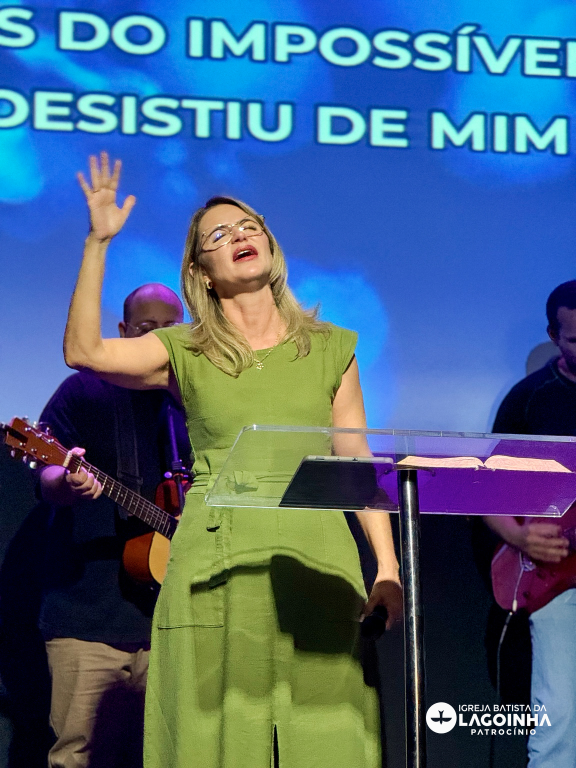
#> input picture fotos-igreja/lagoinha-deus-do-impossivel/originais/p01.jpg, 1152 x 1536 px, given in place of logo_lagoinha.png, which was not available (shown at 1/2 size)
$ python editar.py
#> lines starting #> are read from the running program, lines starting #| are printed output that depends on the picture; pictures that were not available may be replaced by others from this repository, and a replacement may not be noted
"""Edição das fotos do culto "Deus do Impossível" (Lagoinha Patrocínio).

Só tratamento global (cor, luz, contraste, grão, vinheta) e composição com máscaras
suaves: nenhum pixel de rosto é redesenhado. Saída em 4:5 (1080x1350).

Uso: python3 tools/editar.py   (rodar a partir da pasta do projeto)
"""
from pathlib import Path

import numpy as np
from PIL import Image, ImageDraw, ImageFilter, ImageFont

RAIZ = Path(__file__).resolve().parent.parent
ORIG = RAIZ / "originais"
OUT_C = RAIZ / "saida" / "carrossel"
OUT_I = RAIZ / "saida" / "individuais"
W, H = 1080, 1350
FONTES = Path("/usr/share/fonts/opentype/inter")
CREME = (244, 239, 228)
TINTA = (24, 26, 28)
rng = np.random.default_rng(7)


def fonte(peso, tam):
    return ImageFont.truetype(str(FONTES / f"InterDisplay-{peso}.otf"), tam)


LOGO = Image.open(RAIZ / "tools" / "logo_lagoinha.png")
#> LOGO is the input picture: PIL image 1152x1536 RGB; mean R, G, B 70.8, 98.8, 128.1


# --------------------------------------------------------------------------- base
def abrir(n):
    """Abre a foto e corta fora a faixa inferior onde está o logo antigo (y >= 1396)."""
    im = Image.open(ORIG / f"p{n:02d}.jpg").convert("RGB")
    return im.crop((0, 0, im.width, 1390))


def enquadrar(im, w, h, fx=0.5, fy=0.5, zoom=1.0):
    """Corta im para a proporção w:h (ponto focal fx, fy) e redimensiona."""
    iw, ih = im.size
    alvo = w / h
    if iw / ih > alvo:
        ch, cw = ih, ih * alvo
    else:
        cw, ch = iw, iw / alvo
    cw, ch = cw / zoom, ch / zoom
    x0 = min(max(fx * iw - cw / 2, 0), iw - cw)
    y0 = min(max(fy * ih - ch / 2, 0), ih - ch)
    return im.resize((w, h), Image.LANCZOS, box=(x0, y0, x0 + cw, y0 + ch))


def f32(im):
    return np.asarray(im, dtype=np.float32) / 255.0


def u8(a):
    return Image.fromarray((np.clip(a, 0, 1) * 255 + 0.5).astype(np.uint8))


def lum(a):
    return a[..., 0] * 0.299 + a[..., 1] * 0.587 + a[..., 2] * 0.114


def curva(x, pontos):
    xs, ys = zip(*pontos)
    return np.interp(x, xs, ys)


def suavizar(im, r=1.2):
    """Ameniza o serrilhado/posterização das fotos (vieram comprimidas)."""
    return Image.blend(im, im.filter(ImageFilter.GaussianBlur(r)), 0.45)


# --------------------------------------------------------------------------- cor
def rgb_hsv(a):
    mx, mn = a.max(-1), a.min(-1)
    d = mx - mn + 1e-6
    r, g, b = a[..., 0], a[..., 1], a[..., 2]
    h = np.where(mx == r, (g - b) / d % 6, np.where(mx == g, (b - r) / d + 2, (r - g) / d + 4)) * 60
    s = np.where(mx > 0, (mx - mn) / (mx + 1e-6), 0)
    return h, s, mx


def hsv_rgb(h, s, v):
    c = v * s
    x = c * (1 - np.abs((h / 60) % 2 - 1))
    m = v - c
    z = np.zeros_like(h)
    i = (h // 60).astype(int) % 6
    r = np.choose(i, [c, x, z, z, x, c])
    g = np.choose(i, [x, c, c, x, z, z])
    b = np.choose(i, [z, z, x, c, c, x])
    return np.stack([r + m, g + m, b + m], -1)


def acertar_luzes(a):
    """Luz de palco azul-royal vira azul-petróleo; roxo/magenta perde saturação.
    Pele (matizes laranja, 0-50°) não é tocada."""
    h, s, v = rgb_hsv(np.clip(a, 0, 1))
    azul = np.clip(1 - np.abs(h - 232) / 45, 0, 1)
    h = h - (h - 196) * 0.65 * azul
    s = s * (1 - 0.35 * azul)
    roxo = np.clip(1 - np.abs(h - 285) / 55, 0, 1)
    s = s * (1 - 0.75 * roxo)
    return hsv_rgb(h % 360, s, v)


def grade_noite(a, sat=0.78, quente=1.0):
    """Paleta-mestra do post: sombras azul-petróleo, luzes creme, pretos foscos."""
    a = acertar_luzes(a)
    L = lum(a)[..., None]
    a = L + (a - L) * sat
    a = curva(a, [(0, 0.035), (0.18, 0.13), (0.5, 0.5), (0.82, 0.86), (1, 0.97)])
    L = lum(a)[..., None]
    sombra = np.clip(1 - L * 2.2, 0, 1)
    luz = np.clip((L - 0.45) * 1.8, 0, 1)
    a = a + sombra * np.array([-0.035, 0.012, 0.03]) * 1.4
    a = a + luz * np.array([0.03, 0.012, -0.03]) * quente
    return a


# [10 lines left out: function grade_mono, not called in this run]


def vinheta(a, forca=0.45, raio=0.85):
    h, w = a.shape[:2]
    y, x = np.mgrid[0:h, 0:w]
    d = np.sqrt(((x - w / 2) / (w / 2)) ** 2 + ((y - h / 2) / (h / 2)) ** 2) / raio
    m = 1 - forca * np.clip(d - 0.55, 0, 1) ** 1.6
    return a * m[..., None]


def grao(a, forca=0.035):
    h, w = a.shape[:2]
    g = rng.normal(0, 1, (h // 2 + 1, w // 2 + 1)).astype(np.float32)
    g = np.asarray(Image.fromarray(g).resize((w, h), Image.BILINEAR))
    L = lum(np.clip(a, 0, 1))
    peso = 0.6 + 0.8 * L * (1 - L) * 2
    return a + (g * forca * peso)[..., None]


def acabamento(a, vin=0.45, g=0.035):
    return grao(vinheta(a, vin), g)


def tratar(im, estilo="noite", **kw):
    a = f32(suavizar(im))
    if estilo == "noite":
        a = grade_noite(a, **kw)
    else:
        a = grade_mono(a, estilo, **kw)
    return a


def gradiente(h, w, inicio, fim, vertical=True):
    """Máscara 0->1 entre as frações inicio e fim (suavizada)."""
    t = np.linspace(0, 1, h if vertical else w)
    m = np.clip((t - inicio) / (fim - inicio), 0, 1)
    m = m * m * (3 - 2 * m)
    return np.repeat(m[:, None], w, 1) if vertical else np.repeat(m[None, :], h, 0)


# [4 lines left out: function cantos, not called in this run]


def por_logo(tela, largura=230, margem=44, cor=None, pos=None):
    lg = LOGO.resize((largura, round(LOGO.height * largura / LOGO.width)), Image.LANCZOS)
    if cor:
        tint = Image.new("RGBA", lg.size, cor + (0,))
        tint.putalpha(lg.getchannel("A"))
        lg = tint
    tela.alpha_composite(lg, pos or (W - largura - margem, H - lg.height - margem))


def texto_centro(d, caixa, linhas, fnt, cor, entre=1.02, rastreio=0):
    x0, y0, x1, y1 = caixa
    alt = fnt.size * entre
    total = alt * len(linhas)
    y = (y0 + y1) / 2 - total / 2
    for ln in linhas:
        largura = d.textlength(ln, font=fnt) + rastreio * (len(ln) - 1)
        x = (x0 + x1) / 2 - largura / 2
        if rastreio:
            for c in ln:
                d.text((x, y), c, font=fnt, fill=cor)
                x += d.textlength(c, font=fnt) + rastreio
        else:
            d.text((x, y), ln, font=fnt, fill=cor)
        y += alt


# [4 lines left out: function salvar, not called in this run]


# --------------------------------------------------------------------------- slides
def s01_capa():
    """Dupla exposição (Forjados + Aguiar): ministra no alto, culto inteiro embaixo."""
    topo = tratar(enquadrar(abrir(1), W, H, fx=0.4, fy=0.38, zoom=1.12))
#> in abrir, `return im.crop((0, 0, im.width, 1390))`:
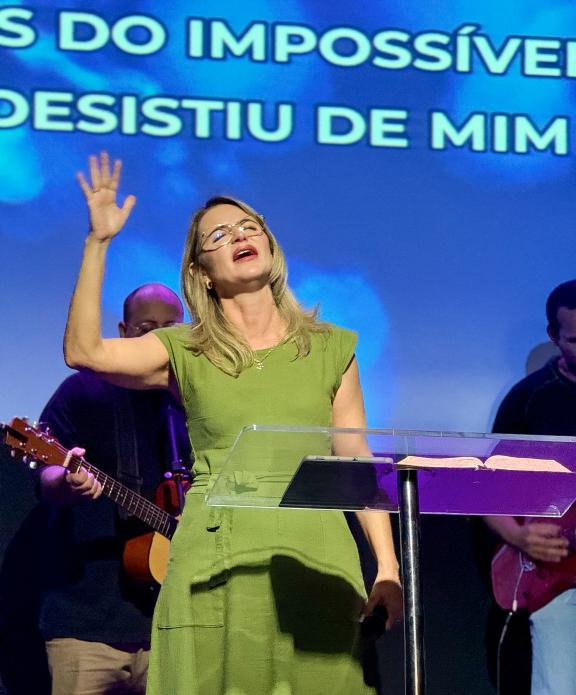
#> returned value: PIL image 1152x1390 RGB (shown at 1/2 size); mean R, G, B 69.4, 99.3, 134.6
#> in enquadrar, `iw, ih = im.size`: iw = 1152; ih = 1390
#> in enquadrar, `ch, cw = ih, ih * alvo`: cw = 1112
#> in enquadrar, `cw, ch = cw / zoom, ch / zoom`: cw = 992.9; ch = 1241.1
#> in enquadrar, `x0 = min(max(fx * iw - cw / 2, 0), iw - cw)`: x0 = 0
#> in hsv_rgb, `i = (h // 60).astype(int) % 6`:
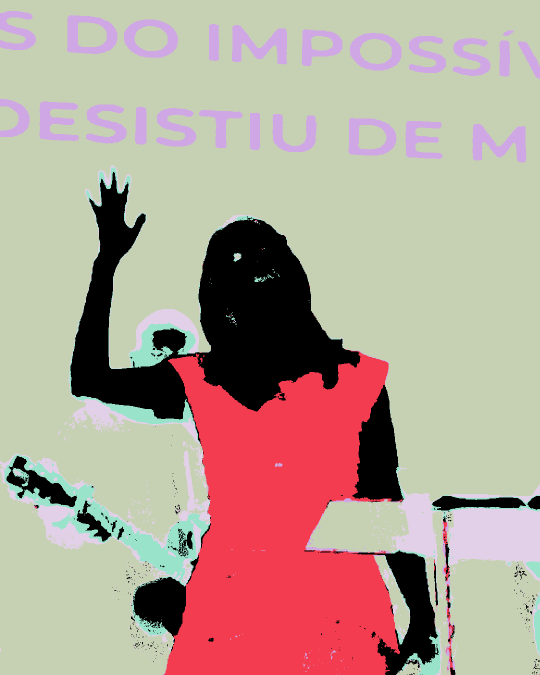
#> i: shape (1350, 1080) int64 (shown at 1/2 size); 6 distinct labels, from 0 to 5; one colour per label, 0 black
    # só a parte de baixo da foto 2 (banda + plateia), sem o telão
    base_h = 640
    base = tratar(enquadrar(abrir(2).crop((0, 720, 1152, 1390)), W, base_h), sat=0.7)
#> call 2 of abrir, with n = 2
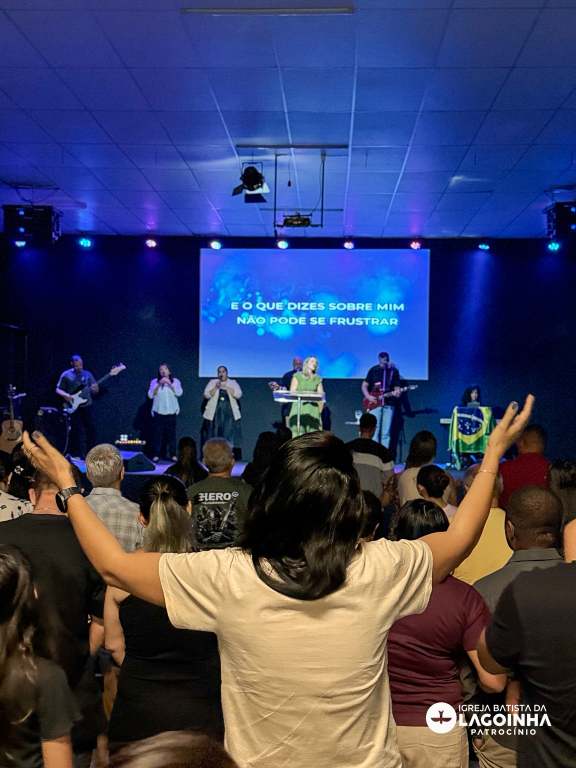
#> input picture fotos-igreja/lagoinha-deus-do-impossivel/originais/p02.jpg, 1152 x 1536 px (shown at 1/2 size)
#> in abrir, im is the input picture: PIL image 1152x1536 RGB; mean R, G, B 58.6, 63.8, 98.6
#> in abrir (call 2), `return im.crop((0, 0, im.width, 1390))`:
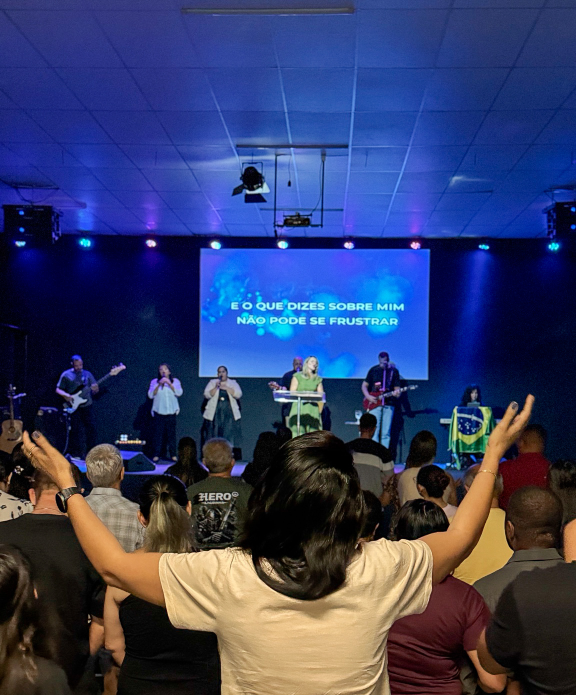
#> returned value: PIL image 1152x1390 RGB (shown at 1/2 size); mean R, G, B 53.6, 61.5, 102.5
#> in rgb_hsv (call 2), `h = np.where(mx == r, (g - b) / d % 6, np.where(mx == g, (b - r) / d +..`:
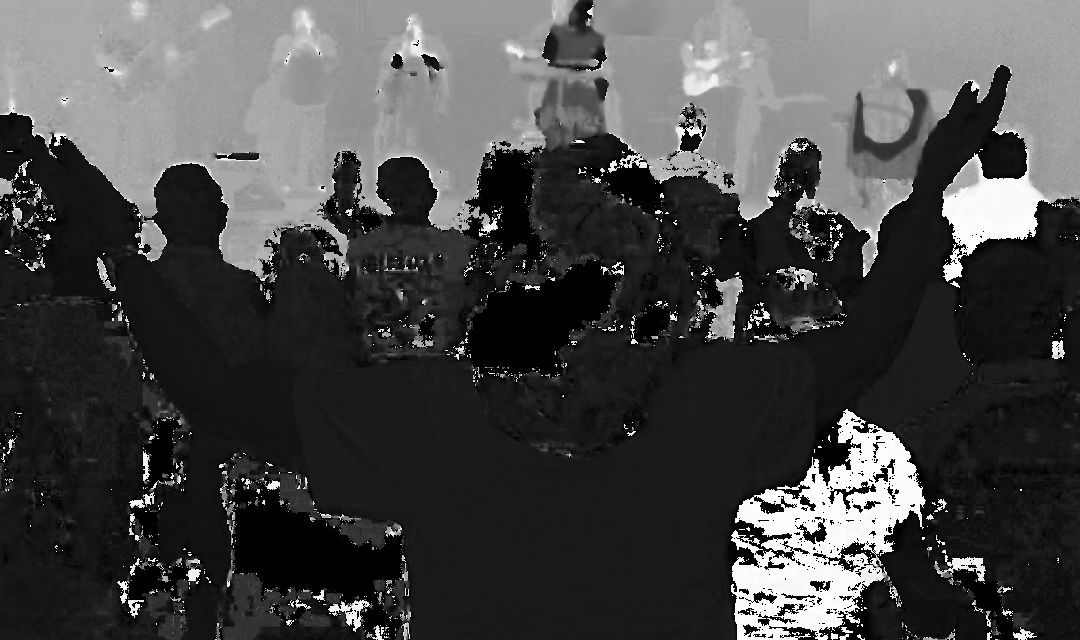
#> h: shape (640, 1080) float32; min 0, max 359.1, mean 100.4; drawn with min black and max white
#> in rgb_hsv (call 2), `s = np.where(mx > 0, (mx - mn) / (mx + 1e-6), 0)`:
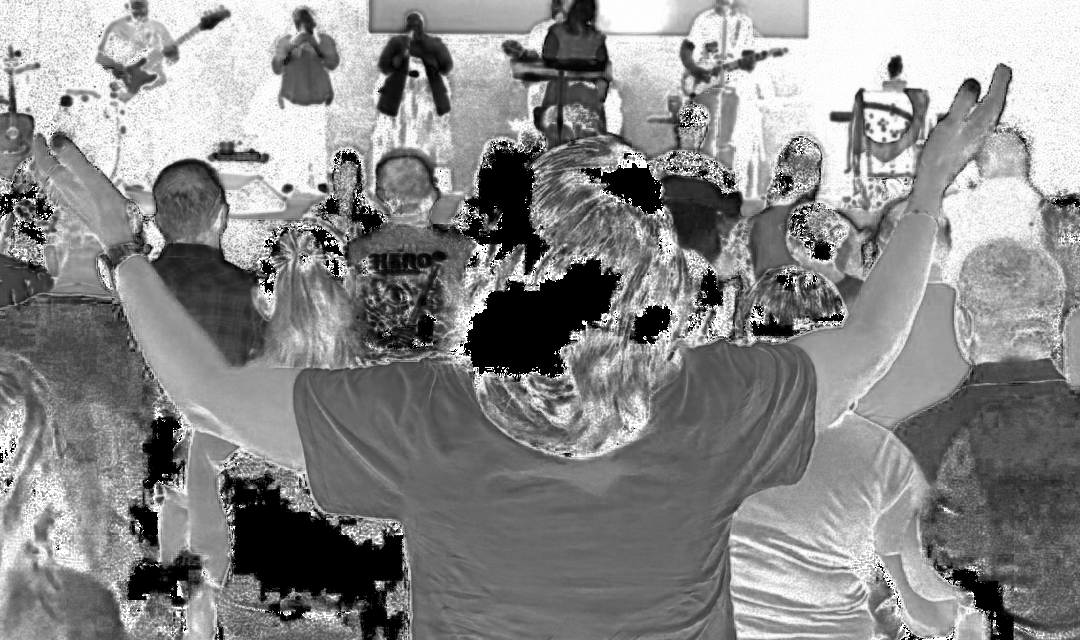
#> s: shape (640, 1080) float32; min 0, max 1, mean 0.538
#> in acertar_luzes (call 2), `azul = np.clip(1 - np.abs(h - 232) / 45, 0, 1)`:
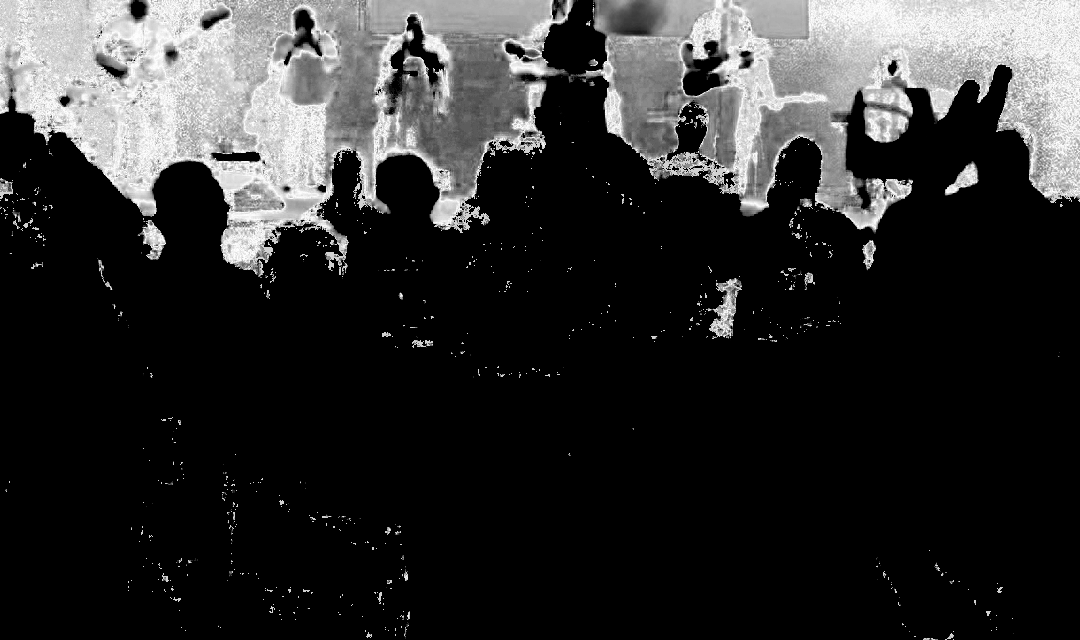
#> azul: shape (640, 1080) float32; min 0, max 1, mean 0.181
    base_full = np.zeros_like(topo)
    base_full[H - base_h:] = base
    m = gradiente(H, W, 0.57, 0.72)[..., None]
    a = topo * (1 - m) + base_full * m
    a = a * (1 - 0.35 * gradiente(H, W, 0.0, 0.14)[::-1][..., None])  # escurece o topo
    a = a * (1 - 0.62 * gradiente(H, W, 0.66, 0.86)[..., None])  # base escura p/ o título
    tela = u8(acabamento(a, 0.5)).convert("RGBA")
#> in grao, `h, w = a.shape[:2]`: h = 1350; w = 1080
    d = ImageDraw.Draw(tela)
    texto_centro(d, (0, 1085, W, 1165), ["DEUS DO IMPOSSÍVEL"], fonte("SemiBold", 60), CREME, rastreio=8)
    texto_centro(d, (0, 1158, W, 1205), ["NÃO DESISTIU DE MIM"], fonte("Light", 26), CREME, rastreio=11)
    por_logo(tela, 170, pos=((W - 170) // 2, H - 92))
    salvar(tela, "01_capa.jpg")


# [109 lines left out: functions s_unica, s_tabuleiro, s04_dois_quadros, s06_mosaico, s_halo, s10_fim and 1 more, not called in this run]


if __name__ == "__main__":
    OUT_C.mkdir(parents=True, exist_ok=True)
    OUT_I.mkdir(parents=True, exist_ok=True)
#> (the run stopped early here; a loop or call above may not have finished)
